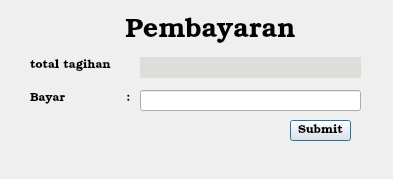
<?xml version="1.0" encoding="UTF-8"?>
<ui version="4.0">
 <class>Dialog</class>
 <widget class="QDialog" name="Dialog">
  <property name="geometry">
   <rect>
    <x>0</x>
    <y>0</y>
    <width>393</width>
    <height>179</height>
   </rect>
  </property>
  <property name="windowTitle">
   <string>Dialog</string>
  </property>
  <widget class="QWidget" name="widget" native="true">
   <property name="geometry">
    <rect>
     <x>30</x>
     <y>10</y>
     <width>361</width>
     <height>271</height>
    </rect>
   </property>
   <property name="font">
    <font>
     <family>URW Bookman</family>
    </font>
   </property>
   <widget class="QLabel" name="label">
    <property name="geometry">
     <rect>
      <x>0</x>
      <y>40</y>
      <width>121</width>
      <height>31</height>
     </rect>
    </property>
    <property name="font">
     <font>
      <family>URW Bookman</family>
     </font>
    </property>
    <property name="text">
     <string>total tagihan  </string>
    </property>
   </widget>
   <widget class="QLabel" name="lbl_totalbiaya">
    <property name="geometry">
     <rect>
      <x>110</x>
      <y>47</y>
      <width>221</width>
      <height>21</height>
     </rect>
    </property>
    <property name="font">
     <font>
      <family>URW Bookman</family>
     </font>
    </property>
    <property name="styleSheet">
     <string notr="true">background-color: rgb(222, 221, 218);</string>
    </property>
    <property name="text">
     <string/>
    </property>
   </widget>
   <widget class="QLabel" name="label_3">
    <property name="geometry">
     <rect>
      <x>90</x>
      <y>0</y>
      <width>181</width>
      <height>41</height>
     </rect>
    </property>
    <property name="font">
     <font>
      <family>URW Bookman</family>
      <pointsize>20</pointsize>
     </font>
    </property>
    <property name="text">
     <string>Pembayaran</string>
    </property>
    <property name="alignment">
     <set>Qt::AlignCenter</set>
    </property>
   </widget>
   <widget class="QLabel" name="label_4">
    <property name="geometry">
     <rect>
      <x>0</x>
      <y>80</y>
      <width>101</width>
      <height>16</height>
     </rect>
    </property>
    <property name="font">
     <font>
      <family>URW Bookman</family>
     </font>
    </property>
    <property name="text">
     <string>Bayar               : </string>
    </property>
   </widget>
   <widget class="QLineEdit" name="lineEdit">
    <property name="geometry">
     <rect>
      <x>110</x>
      <y>80</y>
      <width>221</width>
      <height>21</height>
     </rect>
    </property>
   </widget>
   <widget class="QPushButton" name="pushButton">
    <property name="geometry">
     <rect>
      <x>260</x>
      <y>110</y>
      <width>61</width>
      <height>21</height>
     </rect>
    </property>
    <property name="text">
     <string>Submit</string>
    </property>
   </widget>
  </widget>
 </widget>
 <resources/>
 <connections/>
</ui>
